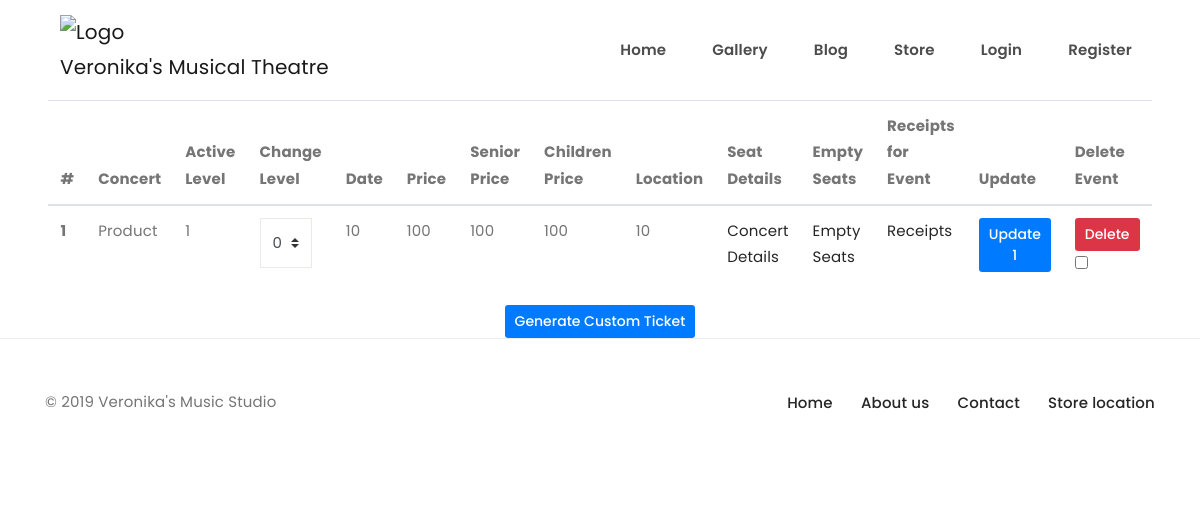
Screenshot of /store-management with the database file from the repository.
### vms/models.py (models this page shows, shortened)
class ConcertShop(db.Model):
    __tablename__ = 'concertshop'
    id = db.Column(db.Integer, primary_key=True)
    active = db.Column(db.Integer, default=0)
    concert_title = db.Column(db.String(100))
    price = db.Column(db.String(50))
    senior_price = db.Column(db.String(20))
    children_price = db.Column(db.String(20))
    quantity = db.Column(db.String(50))
    quantity_left = db.Column(db.String(50))
    description = db.Column(db.String(256))
    image_associated = db.Column(db.String(120))
    date_of_event = db.Column(db.String(120))
    time_of_event = db.Column(db.String(40))
    location = db.Column(db.String(50))

### vms/routes.py (the view, shortened to what this page needs)
@app.route("/store-management", methods=["GET", "POST"])
def store_purchases():
    concerts_on_sale = ConcertShop.query.all()
    return render_template('store_purchases.html', concerts=concerts_on_sale, user_info=current_user, user_authority_level=User.get_authority_level(current_user))

### vms/models.py (called while the page is built)
    def get_authority_level(current_user) -> int:
        if current_user.is_authenticated:
            user = User.query.filter_by(id=current_user.id).first()
            return user.authority
        return 0

### vms/templates/store_purchases.html (shortened to what this page needs)
{% extends "base.html" %}
{% block content %}
<center>
 <table class="table" style = "max-width: 90vw;">
          <thead>
            <tr>
              <th scope="col">#</th>
              <th scope="col">Concert</th>
              <th scope="col">Active Level</th>
              <th scope="col">Change Level</th>
              <th scope="col">Date</th>
              <th scope="col">Price</th>
              <th scope="col">Senior Price</th>
              <th scope="col">Children Price</th>
              <th scope="col">Location</th>
              <th scope="col">Seat Details</th>
              <th scope="col">Empty Seats</th>
              <th scope="col">Receipts for Event</th>
              <th scope="col">Update</th>
              <th scope="col">Delete Event</th>
            </tr>
          </thead>
          <tbody>
          {% for concert in concerts %}
            <tr>
              <th scope="row">{{concert.id}}</th>
              <td>{{concert.concert_title}}</td>
              <td>{{concert.active}}</td>
              <form name = "" method = "POST">
              <td class = "select">
                <select name = "update-check">
                  <option value="0:{{concert.id}}">0</option>
                </select>
              </td>
              <td>{{concert.date_of_event}}</td>
              <td>{{concert.price}}</td>
              <td>{{concert.senior_price}}</td>
              <td>{{concert.children_price}}</td>
              <td>{{concert.location}}</td>
              <td><a href = "{{url_for('concert_details', concert_details_id = concert.id)}}">Concert Details</a></td>
              <td><a href = "{{url_for('seats_available', concert_id = concert.id)}}">Empty Seats</a></td>
              <td><a href = "{{url_for('receipts_for_event', concert_id = concert.id)}}">Receipts</a></td>
                   <td>
                  <button class = "btn-primary btn-sm" size ="2" name = "update-submit">
                      Update {{concert.id}}
                  </button>
                </td>
                <td>
                   <button class = "btn-danger btn-sm" size ="2" name = "delete-submit" onclick="return confirm('WARNING : DANGER Are you sure you would like to delete this event and all of its associated ticket sales?');">
                      Delete
                  </button>
                  <input type="checkbox" name="delete-confirm" value="delete">
                </td>
                  </form>
          </tr>
          {%endfor%}
      </tbody>
  </table>
  <button class = "btn-primary btn-sm" size ="2" name = "update-submit">
    <a href = "{{url_for('generate_custom_ticket')}}"><font color = "white">Generate Custom Ticket</font></a>
  </button>
</center>
{% endblock %}

### rows the page displays
ConcertShop: id "1", concert_title "Product", active "1", date_of_event "10", price "100", senior_price "100", children_price "100", location "10"
